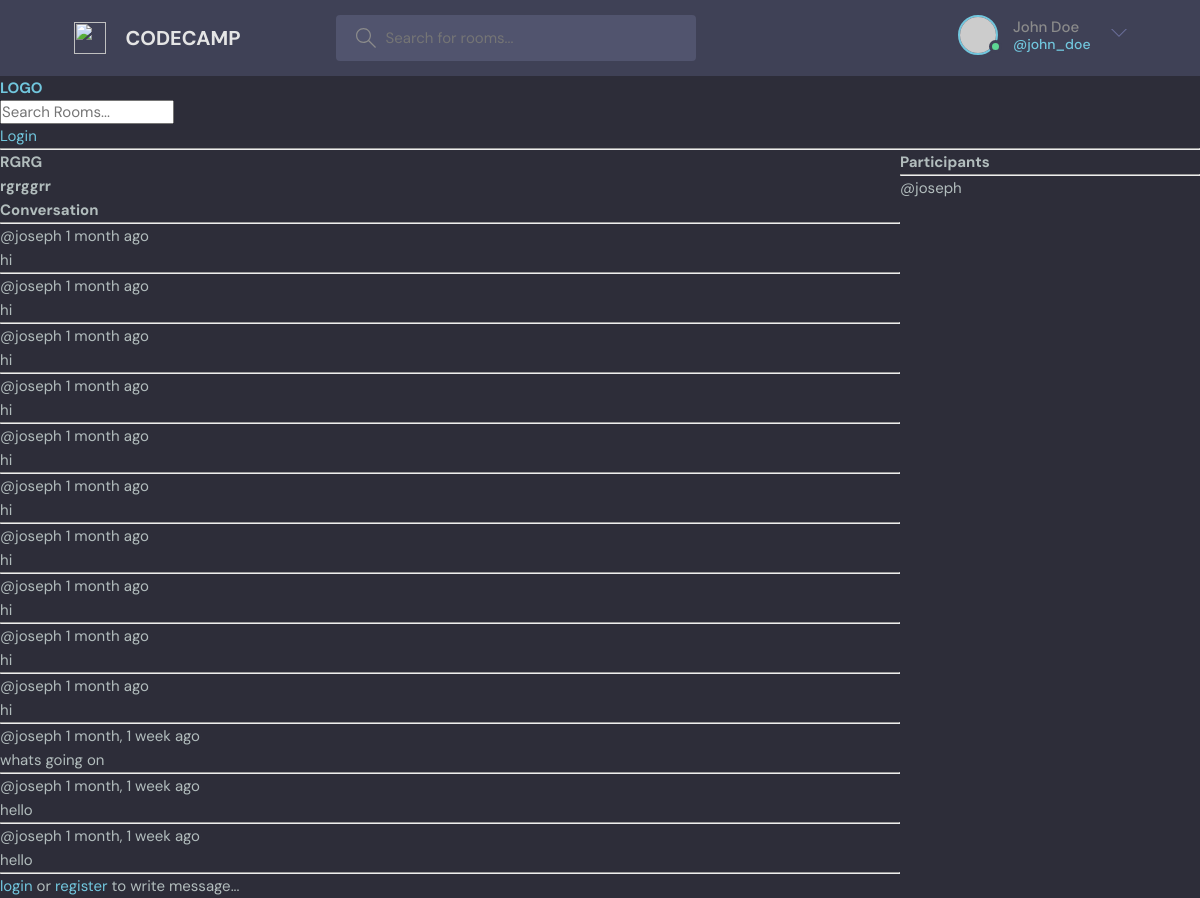
Page /room/7/ on the earlier database version.
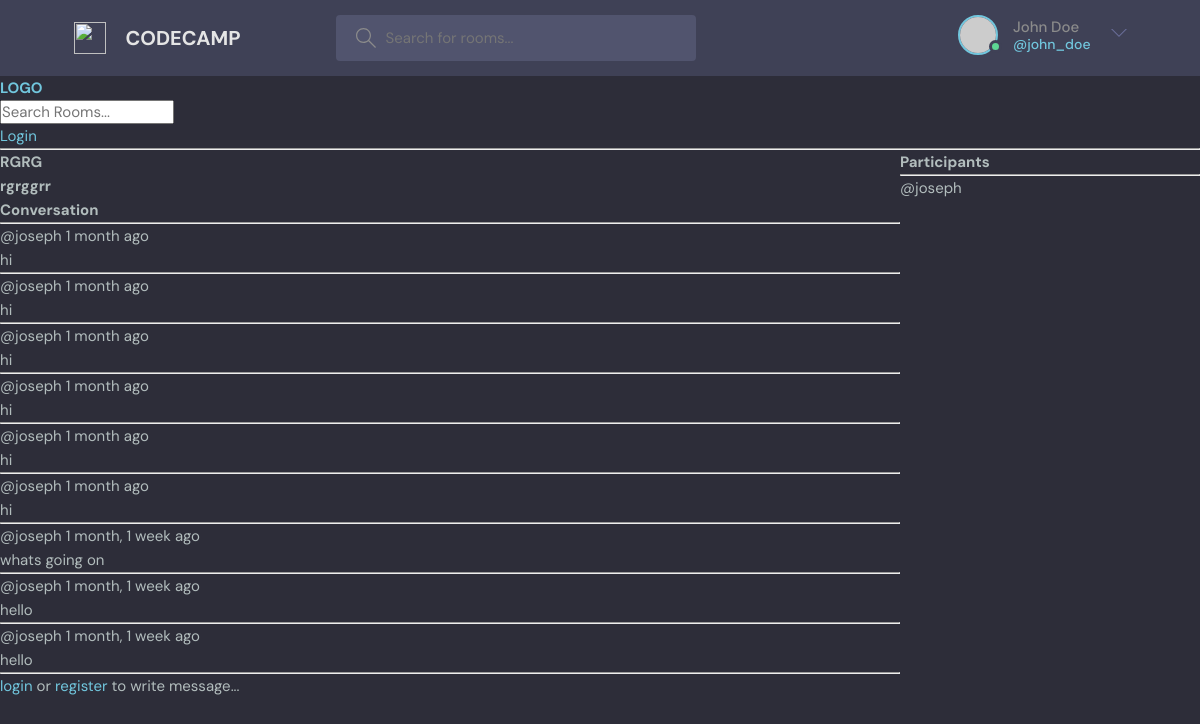
Same page on the later database version.
### base/models.py (models this page shows, shortened)
class Room(models.Model):
    host=models.ForeignKey(User, on_delete= models.SET_NULL, null=True)
    topic= models.ForeignKey(Topic, on_delete= models.SET_NULL, null=True)
    name= models.CharField(max_length=200)
    description= models.TextField(null=True, blank= True)
    participants= models.ManyToManyField(User, related_name='participants', blank=True)
    updated= models.DateTimeField(auto_now= True)
    created= models.DateTimeField( auto_now_add= True)
    class Meta:
        ordering= ['-updated', '-created']

class Message(models.Model):
    user= models.ForeignKey(User, on_delete=models.CASCADE )
    room= models.ForeignKey(Room, on_delete=models.CASCADE )
    body= models.TextField()
    updated= models.DateTimeField(auto_now= True)
    created= models.DateTimeField( auto_now_add= True)
    class Meta:
        ordering= ['-updated', '-created']

### base/views.py (the view, shortened to what this page needs)
# urls.py: path('room/<str:pk>/', views.room, name= 'room'),
def room(request, pk):
    room = Room.objects.get(id=pk)
    room_messages= room.message_set.all()
    participants= room.participants.all()
    context = {'room': room, 'room_messages': room_messages, 'participants':participants}
    return render(request, 'base/room.html', context)

### base/templates/base/room.html (shortened to what this page needs)
{%extends 'main.html'%}
{%block content%}
<div class="room-container">
    <div>
        <h1>{{room.name|upper}}</h1>
        <p>
            <h2> {{room.description}}</h2>
        </p>
        <div class="comment-wrapper">
            <h3>Conversation</h3>
            <hr>
            {%for room_message in room_messages%}
            <div>
                <small>@{{room_message.user}} {{room_message.created|timesince}} ago</small>
                <p>{{room_message.body}}</p>
                <hr>
            </div>
            {%endfor%}
        </div>
        {%if request.user.is_authenticated%}
            <div class="comment-form">
                <form method="POST">
                    {%csrf_token%}
                    <input type="text" name="body" placeholder="write message here...">
                    <input type="submit" value="submit">
                </form>
            </div>
        {%else%}
            <p> <a href="{% url 'login'%}">login</a> or <a href="{%url 'register'%}">register</a> to write message...
            </p>
        {%endif%}
    </div>
        <div>
            <h3>Participants</h3>
            <hr>
            {%for participant in participants%}
            <div>
                <p>@{{participant.username}}</p>
            </div>
            {%endfor%}
        </div>
</div>
{%endblock%}

### templates/main.html (shortened to what this page needs)
<!DOCTYPE html>
{%load static%}
<html lang="en">
<head>
    <link rel="stylesheet" href="{% static 'styles/style.css' %}" />
</head>
<body>
    <header class="header header--loggedIn">
        <div class="container">
            <a href="/" class="header__logo">
                <img src="assets/logo.svg" />
                <h1>CODECAMP</h1>
            </a>
            <form class="header__search">
                <label>
                    <input placeholder="Search for rooms..." />
                </label>
            </form>
            <nav class="header__menu">
                <div class="header__user">
                    <a href="profile.html">
                        <div class="avatar avatar--medium active">
                            <img src="https://randomuser.me/api/portraits/men/37.jpg" />
                        </div>
                        <p>John Doe <span>@john_doe</span></p>
                    </a>
                    <button class="dropdown-button">
                        <svg version="1.1" xmlns="http://www.w3.org/2000/svg" width="32" height="32"
                            viewBox="0 0 32 32">
                            <title>chevron-down</title>
                            <path d="M16 21l-13-13h-3l16 16 16-16h-3l-13 13z"></path>
                        </svg>
                    </button>
                </div>
            </nav>
        </div>
    </header>
    {%include 'navbar.html'%}
    {%block content%}
    {%endblock%}
</body>
</html>

### templates/navbar.html (shortened to what this page needs)
<a href="/">
    <h1> LOGO </h1>
</a>
<form method="GET" action="{% url 'home'%}">
    <input type="text" name="q" placeholder="Search Rooms..." />
</form>
{%if request.user.is_authenticated%}
    <h4> <a href="{% url 'logout'%}"> Logout</a></h4>
{%else%}
    <a href="{% url 'login'%}">Login</a>
{%endif%}
<hr>

### static/styles/style.css (style rules this page uses)
:root { --color-main: #71c6dd; --color-main-light: #e1f6fb; --color-dark: #3f4156; --color-dark-medium: #51546e; --color-dark-light: #696d97; --color-light: #e5e5e5; --color-gray: #8b8b8b; --color-light-gray: #b2bdbd; --color-bg: #2d2d39; --color-success: #5dd693; --color-error: #fc4b0b; }
* { font-family: "DM Sans", -apple-system, BlinkMacSystemFont, "Segoe UI", Roboto, Oxygen, Ubuntu, Cantarell, "Open Sans", "Helvetica Neue", sans-serif; margin: 0; padding: 0; box-sizing: border-box; text-rendering: optimizeLegibility; font-size: inherit; }
html { font-size: 56.25%; }
@media only screen and (min-width: 1200px) { html { font-size: 62.5%; } }
body { line-height: 1.6; font-weight: 400; font-size: 1.5rem; color: var(--color-light-gray); background-color: var(--color-bg); min-height: 100vh; }
img { width: 100%; }
a { display: inline-block; color: var(--color-main); text-decoration: none; }
.container { max-width: 120rem; width: 90%; margin: auto; }
.avatar { position: relative; display: inline-block; border-radius: 50%; border: 2px solid var(--color-main); }
.avatar img { display: block; border-radius: 50%; object-fit: cover; object-position: center; }
.avatar::after { content: ""; display: block; position: absolute; background-color: var(--color-gray); z-index: 111; border-radius: 50%; border: 0.3rem solid var(--color-dark); }
.avatar.active::after { background-color: var(--color-success); }
.avatar.avatar--medium img { width: 3.6rem; height: 3.6rem; border-radius: 50%; }
.avatar.avatar--medium:after { width: 0.7rem; height: 0.7rem; bottom: 0px; right: -6px; }
.header { padding: 1.5rem; background-color: var(--color-dark); }
.header > .container { display: flex; gap: 9.5rem; }
.header__logo, .header__user { display: flex; gap: 2rem; align-items: center; }
.header__logo > img { height: 3.2rem; width: 3.2rem; }
.header__logo > h1 { font-weight: 700; font-size: 2rem; color: var(--color-light); }
.header__search > label { background-color: var(--color-dark-medium); padding: 1.3rem 1rem; display: flex; align-items: center; gap: 1rem; border-radius: 4px; }
.header__search svg { fill: var(--color-gray); width: 2rem; height: 2rem; margin-left: 1rem; }
.header__search input { width: 30rem; background: transparent; border: none; outline: none; color: var(--color-light); }
.header__menu { margin-left: auto; position: relative; }
.header__menu a { display: flex; gap: 1.5rem; align-items: center; font-weight: 500; text-decoration: none; color: var(--color-gray); }
.header__menu img { height: 3.6rem; }
.header__menu p { line-height: 1.2; }
.header__menu span { color: var(--color-main); font-weight: 500; font-size: 1.4rem; display: block; }
.header__menu svg { width: 1.6rem; height: 1.6rem; fill: var(--color-dark-light); }
.dropdown-button { background: transparent; border: 0; outline: 0; cursor: pointer; }

### base/templates/base/room.html (style rules this page uses)
.room-container { display: grid; grid-template-columns: 3fr 1fr; }

Differences in the rows shown:
removed Message: user "joseph", created "1 month", body "hi"
removed Message: user "joseph", created "1 month", body "hi"
removed Message: user "joseph", created "1 month", body "hi"
removed Message: user "joseph", created "1 month", body "hi"
